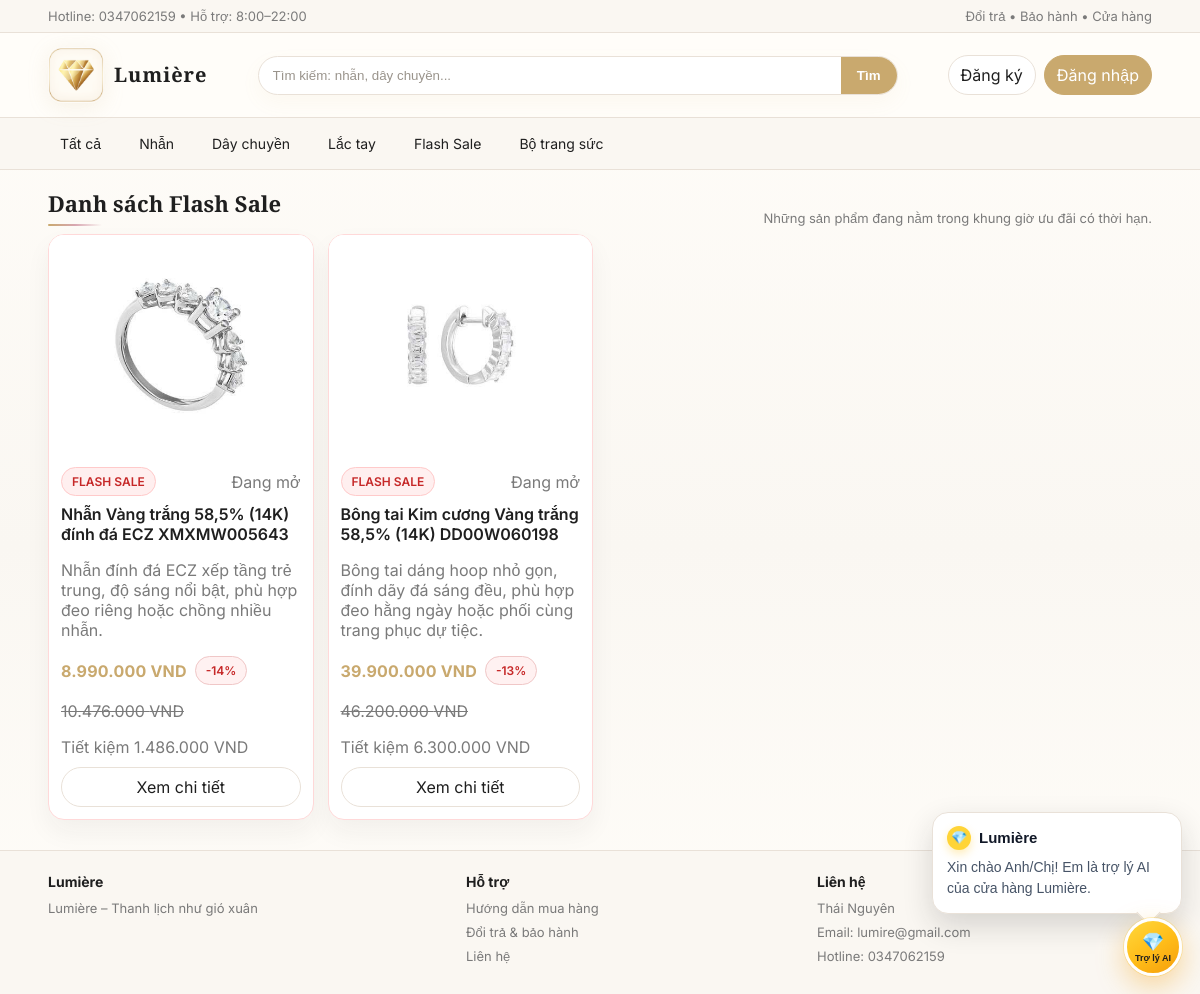
/flash-sale/, run on the app's committed database.
### shop/models.py (models this page shows, shortened)
class SanPham(models.Model):
    TRANG_THAI = [
        ("active", "Hoạt động"),
        ("inactive", "Ngừng kinh doanh"),
    ]
    ten = models.CharField(max_length=100)
    gia = models.IntegerField(default=0)
    gia_khuyen_mai = models.IntegerField(blank=True, null=True)
    flash_sale_price = models.IntegerField(blank=True, null=True)
    flash_sale_start = models.DateTimeField(blank=True, null=True)
    flash_sale_end = models.DateTimeField(blank=True, null=True)
    anh = models.ImageField(upload_to="sanpham/", blank=True, null=True)
    search_tags = models.CharField(max_length=255, blank=True, default="")
    mo_ta = models.TextField(blank=True, default="")
    ton_kho = models.IntegerField(default=10)
    trang_thai = models.CharField(max_length=20, choices=TRANG_THAI, default="active")
    @property
    def co_flash_sale_cai_dat(self) -> bool:
        return (
            self.flash_sale_price is not None
            and int(self.flash_sale_price or 0) > 0
            and int(self.flash_sale_price) < int(self.gia or 0)
        )
    @property
    def dang_flash_sale(self) -> bool:
        if not self.co_flash_sale_cai_dat:
            return False
        now = timezone.now()
        if self.flash_sale_start and now < self.flash_sale_start:
            return False
        if self.flash_sale_end and now > self.flash_sale_end:
            return False
        return True
    @property
    def gia_hien_tai(self) -> int:
        if self.dang_flash_sale:
            return int(self.flash_sale_price)
        if self.dang_giam_gia:
            return int(self.gia_khuyen_mai)
        return int(self.gia or 0)
    @property
    def so_tien_giam(self) -> int:
        return max(int(self.gia or 0) - self.gia_hien_tai, 0)
    @property
    def phan_tram_giam(self) -> int:
        gia = int(self.gia or 0)
        if gia <= 0 or self.so_tien_giam <= 0:
            return 0
        return max((self.so_tien_giam * 100) // gia, 0)
    @property
    def mo_ta_ngan(self) -> str:
        mo_ta = (self.mo_ta or "").strip()
        if not mo_ta:
            return "Lumière cao cấp, thiết kế thanh lịch và phù hợp làm quà tặng."
        return mo_ta[:120] + ("..." if len(mo_ta) > 120 else "")

### shop/views.py (the view)
# urls.py: path("flash-sale/", views.flash_sale_products, name="flash_sale_products"),
def flash_sale_products(request):
    seed_sample_products()
    seed_sample_vouchers()
    now = timezone.now()
    ds = SanPham.objects.filter(
        models.Q(flash_sale_start__isnull=True) | models.Q(flash_sale_start__lte=now),
        models.Q(flash_sale_end__isnull=True) | models.Q(flash_sale_end__gte=now),
        trang_thai="active",
        flash_sale_price__isnull=False,
        flash_sale_price__gt=0,
        flash_sale_price__lt=models.F("gia"),
    ).order_by("flash_sale_end", "-id")
    return render(request, "flash_sale_products.html", {
        "ds": ds,
        "cart_count": cart_item_count(request.user),
        "now": now,
    })

### shop/services.py (called while the page is built)
def seed_sample_vouchers() -> None:
    ds = [
        {
            "code": "GIAM10",
            "title": "Giảm 10%",
            "description": "Giảm 10% cho đơn từ 500.000đ",
            "discount_type": "percent",
            "value": 10,
            "min_order_value": 500_000,
            "max_discount": 300_000,
        },
        {
            "code": "FREESHIP50",
            "title": "Giảm 50.000đ",
            "description": "Giảm trực tiếp 50.000đ cho đơn từ 1.000.000đ",
            "discount_type": "fixed",
            "value": 50_000,
            "min_order_value": 1_000_000,
            "max_discount": 50_000,
        },
    ]
    for item in ds:
        Voucher.objects.update_or_create(
            code=item["code"],
            defaults={**item, "active": True},
        )

def cart_item_count(user: User) -> int:
    if not getattr(user, "is_authenticated", False):
        return 0
    return get_cart_items(user).count()

### shop/templatetags/tien.py (called while the page is built)
@register.filter
def vnd(x):
    try:
        x = int(x)
        return f"{x:,}".replace(",", ".")
    except Exception:
        return x

### templates/flash_sale_products.html (shortened to what this page needs)
{% extends "base.html" %}
{% load tien %}
{% block content %}
  <div class="section">
    <h2>Danh sách Flash Sale</h2>
    <div class="hint">Những sản phẩm đang nằm trong khung giờ ưu đãi có thời hạn.</div>
  </div>
  <div class="grid">
    {% for sp in ds %}
      <div class="card" style="border:1px solid #ffd9d9;">
        <div class="thumb">{% if sp.anh %}<img src="{{ sp.anh.url }}" alt="{{ sp.ten }}" class="thumb-img">{% endif %}</div>
        <div class="body">
          <div class="row" style="justify-content:space-between;gap:8px;flex-wrap:wrap;margin-bottom:8px;">
            <span class="status" style="background:#ffefef;color:#c62828;border-color:#ffcaca;">FLASH SALE</span>
            <span class="muted">{% if sp.flash_sale_end %}Đến {{ sp.flash_sale_end|date:"H:i d/m/Y" }}{% else %}Đang mở{% endif %}</span>
          </div>
          <p class="name">{{ sp.ten }}</p>
          <p class="muted" style="min-height:40px;">{{ sp.mo_ta_ngan }}</p>
          <div class="row" style="gap:8px;align-items:center;flex-wrap:wrap;">
            <p class="price" style="margin:0;">{{ sp.gia_hien_tai|vnd }} VND</p>
            <span class="status" style="background:#fff1f1;color:#c62828;border-color:#f0c7c7;">-{{ sp.phan_tram_giam }}%</span>
          </div>
          <p class="muted" style="text-decoration:line-through;">{{ sp.gia|vnd }} VND</p>
          <div class="muted" style="margin-bottom:10px;">Tiết kiệm {{ sp.so_tien_giam|vnd }} VND</div>
          <div class="row" style="flex-wrap:wrap;">
            <a class="btn" href="{% url 'chi_tiet_san_pham' sp.id %}">Xem chi tiết</a>
          </div>
        </div>
      </div>
    {% empty %}
      <div class="card" style="padding:18px;grid-column:1/-1;">Hiện chưa có sản phẩm nào trong khung giờ flash sale.</div>
    {% endfor %}
  </div>
{% endblock %}

### static/style.css (style rules this page uses)
:root { --bg:#FFFDF9;--bg-soft:#FAF7F2;--card:#ffffff;--text:#1F1F1F;--muted:#7A7A7A;--line:#E9E1D8;--gold:#C9A96E;--rose:#D8A7B1;--dark:#1F1F1F;--success-bg:#f3fbf6;--success-line:#cae7d3;--success-text:#256642;--error-bg:#fff5f6;--error-line:#f2d6db;--error-text:#8b3b4b;--warning-bg:#fffaf1;--warning-line:#ead7b4;--warning-text:#8a6531;--info-bg:#f7f4fb;--info-line:#e4d8ed;--info-text:#6e5b76; }
* { box-sizing:border-box; }
body { margin:0;background:linear-gradient(180deg,#FFFDF9 0%,var(--bg-soft) 55%,#FFFDF9 100%);color:var(--text);font-family:"Inter",Arial,sans-serif; }
a { color:inherit;text-decoration:none; }
.btn { display:inline-block;padding:9px 12px;border:1px solid var(--line);border-radius:999px;background:#fff;transition:all .18s ease;cursor:pointer;color:var(--text); }
.section { margin:18px 0 8px;display:flex;align-items:flex-end;justify-content:space-between;gap:10px; }
.section h2 { position:relative; }
.section h2::after { content:"";display:block;width:54px;height:2px;border-radius:999px;background:linear-gradient(90deg,var(--gold),var(--rose),transparent);margin-top:6px; }
.section h2 { margin:0;font-family:"Cormorant Garamond",serif;font-size:22px; }
.section .hint { color:var(--muted);font-size:13px; }
.grid { display:grid;grid-template-columns:repeat(4,1fr);gap:14px;margin-bottom:26px; }
.card { background:var(--card);border:1px solid var(--line);border-radius:16px;overflow:hidden;box-shadow:0 12px 26px rgba(31,31,31,.05); }
.thumb { height:220px;overflow:hidden;background:linear-gradient(135deg,#FFFDF9,#FAF7F2);display:flex;align-items:center;justify-content:center;font-family:"Cormorant Garamond",serif;font-weight:700;color:var(--gold);letter-spacing:.8px; }
.thumb-img { width:100%;height:100%;object-fit:cover;display:block; }
.card .body { padding:12px; }
.name { margin:0 0 6px;font-weight:600; }
.price { margin:0 0 12px;color:var(--gold);font-weight:700; }
.card .row,.row { display:flex;gap:8px;align-items:center; }
.card .row .btn { flex:1;text-align:center; }
.muted { color:var(--muted); }
.status { display:inline-flex;align-items:center;justify-content:center;padding:6px 10px;border-radius:999px;font-size:12px;font-weight:600;border:1px solid transparent;white-space:nowrap; }
.price { letter-spacing:.2px; }

### data on the page
SanPham: anh (picture), shows "Đang mở", ten "Nhẫn Vàng trắng 58,5% (14K) đính đá ECZ XMXMW005643", mo_ta_ngan "Nhẫn đính đá ECZ xếp tầng trẻ trung, độ sáng nổi bật, phù hợp đeo riêng hoặc chồng nhiều nhẫn.", gia_hien_tai|vnd "8.990.000", phan_tram_giam "14", gia|vnd "10.476.000", so_tien_giam|vnd "1.486.000"
SanPham: anh (picture), shows "Đang mở", ten "Bông tai Kim cương Vàng trắng 58,5% (14K) DD00W060198", mo_ta_ngan "Bông tai dáng hoop nhỏ gọn, đính dãy đá sáng đều, phù hợp đeo hằng ngày hoặc phối cùng trang phục dự tiệc.", gia_hien_tai|vnd "39.900.000", phan_tram_giam "13", gia|vnd "46.200.000", so_tien_giam|vnd "6.300.000"
